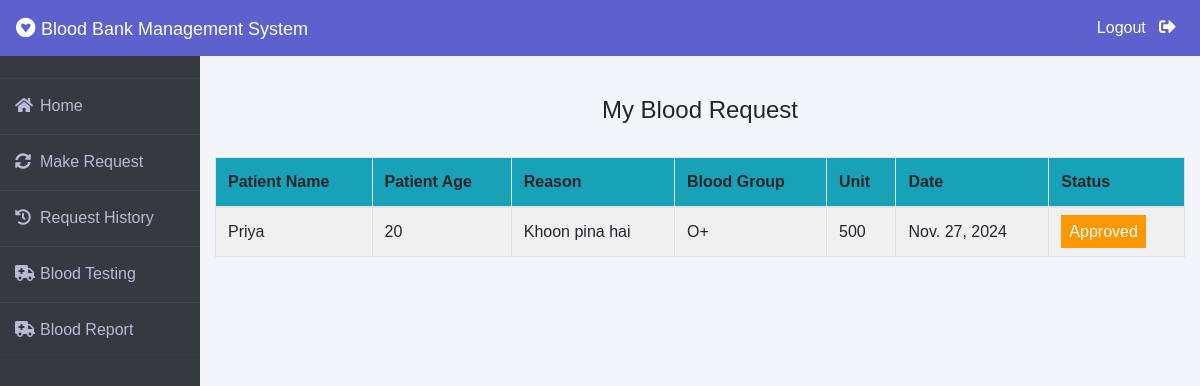
/patient/my-request (signed in), run on the app's committed database.
### blood/models.py (models this page shows, shortened)
class BloodRequest(models.Model):
    request_by_patient=models.ForeignKey(pmodels.Patient,null=True,on_delete=models.CASCADE)
    request_by_donor=models.ForeignKey(dmodels.Donor,null=True,on_delete=models.CASCADE)
    patient_name=models.CharField(max_length=30)
    patient_age=models.PositiveIntegerField()
    reason=models.CharField(max_length=500)
    bloodgroup=models.CharField(max_length=10)
    unit=models.PositiveIntegerField(default=0)
    status=models.CharField(max_length=20,default="Pending")
    date=models.DateField(auto_now=True)

### patient/views.py (the view)
# urls.py: path('my-request', views.my_request_view,name='my-request'),
def my_request_view(request):
    patient= models.Patient.objects.get(user_id=request.user.id)
    blood_request=bmodels.BloodRequest.objects.all().filter(request_by_patient=patient)
    return render(request,'patient/my_request.html',{'blood_request':blood_request})

### templates/patient/my_request.html (shortened to what this page needs)
{% extends 'patient/patientbase.html' %}
{% block content %}
{% load widget_tweaks %}
{%load static%}
<head>
   </head>
<br><br>
<div class="container">
    <H4 class="text-center">My Blood Request</H4><br>
    <table class="table table-light table-hover table-bordered table-striped">
        <thead class="bg-info">
            <tr>
                <th scope="col">Patient Name</th>
                <th scope="col">Patient Age</th>
                <th scope="col">Reason</th>
                <th scope="col">Blood Group</th>
                <th scope="col">Unit</th>
                <th scope="col">Date</th>
                <th scope="col">Status</th>
            </tr>
        </thead>
        <tbody>
            {% for t in blood_request %}
            <tr>
                <td> {{t.patient_name}}</td>
                <td>{{t.patient_age}}</td>
                <td>{{t.reason}}</td>
                <td>{{t.bloodgroup}}</td>
                <td>{{t.unit}}</td>
                <td>{{t.date}}</td>
                {% if t.status == 'Approved' %}
                <td><span class="label warning"> Approved</span></td>
                {% elif t.status == 'Rejected' %}
                <td><span class="label success">Rejected</span></td>
                {% else %}
                <td><span style="color: white;margin-left: 0px;" class="label info">Pending</span></td>
                {% endif %}
            </tr>
            {% endfor %}
        </tbody>
    </table>
</div>
{% endblock content %}

### templates/patient/patientbase.html (style rules this page uses)
* { margin: 0; padding: 0; box-sizing: border-box; list-style: none; text-decoration: none; font-family: 'Josefin Sans', sans-serif; }
body { background-color: #f3f5f9; }

### templates/patient/my_request.html (style rules this page uses)
.label { color: white; padding: 8px; }
.warning { background-color: #ff9800; }

### data on the page
BloodRequest: patient_name "Priya", patient_age "20", reason "Khoon pina hai", bloodgroup "O+", unit "500", date "Nov. 27, 2024", status "Approved"
